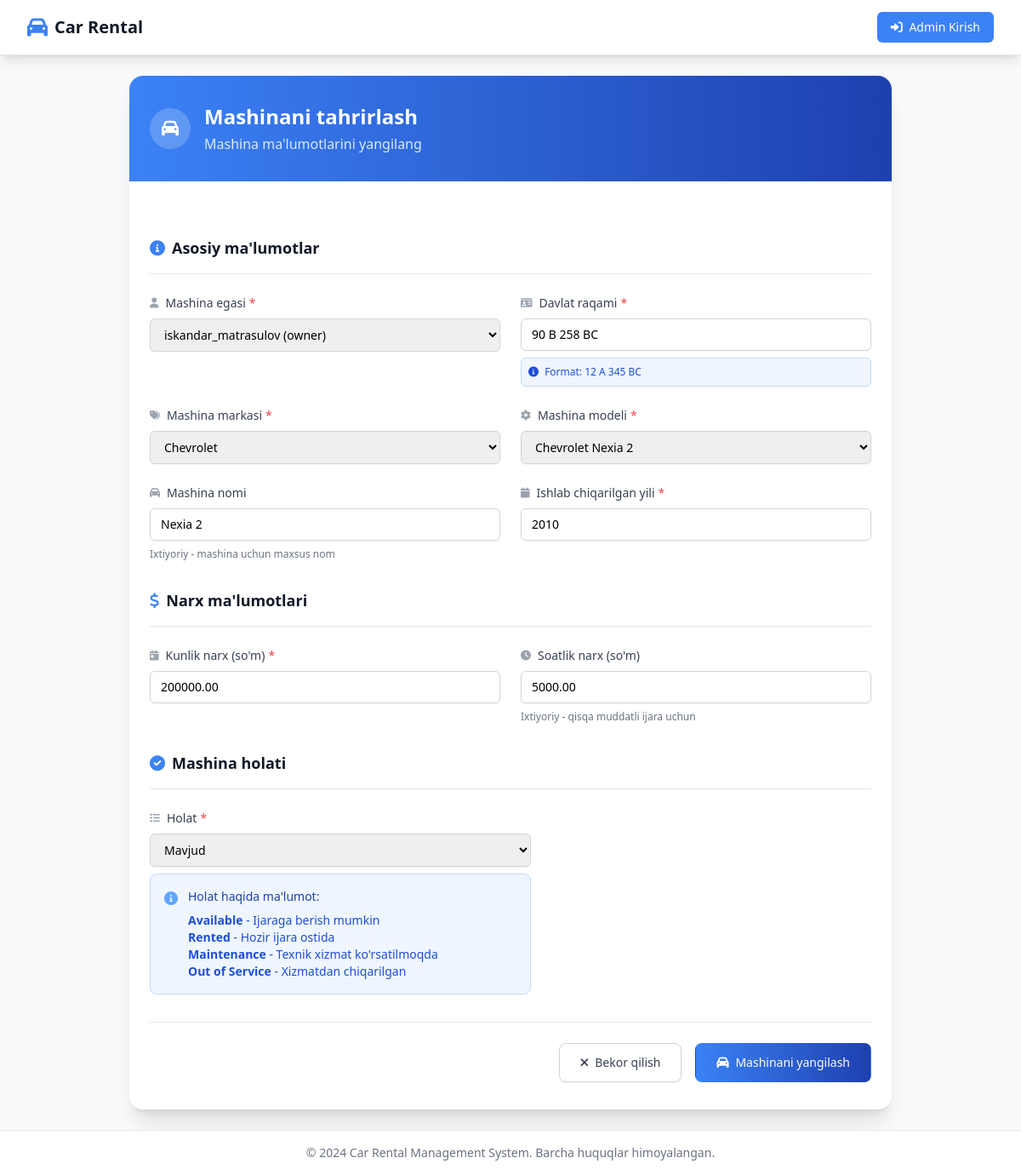
/vehicles/5/edit/, run on the app's committed database.
### vehicles/models.py (models this page shows, shortened)
class Vehicle(models.Model):
    STATUS_CHOICES = [
        ("inactive", "Faol emas"),
        ("available", "Mavjud"),
        ("rented", "Ijaraga berilgan"),
        ("maintenance", "Ta'mirda"),
    ]
    owner = models.ForeignKey(CustomUser, on_delete=models.CASCADE, related_name="vehicles")
    make = models.ForeignKey(CarMake, on_delete=models.SET_NULL, null=True, blank=True)
    model = models.ForeignKey(CarModel, on_delete=models.SET_NULL, null=True, blank=True)
    name = models.CharField(max_length=200, blank=True)
    plate_number = models.CharField(max_length=20, unique=True, validators=[plate_validator])
    year = models.PositiveSmallIntegerField(null=True, blank=True)
    daily_price = models.DecimalField(max_digits=10, decimal_places=2, default=Decimal("0.00"))
    hourly_price = models.DecimalField(max_digits=10, decimal_places=2, null=True, blank=True)
    status = models.CharField(max_length=20, choices=STATUS_CHOICES, default="inactive")
    created_at = models.DateTimeField(auto_now_add=True)
    updated_at = models.DateTimeField(auto_now=True)
    class Meta:
        ordering = ['-created_at']

### vehicles/views.py (the view, shortened to what this page needs)
# urls.py: path('<int:pk>/edit/', views.VehicleUpdateView.as_view(), name='vehicle_update'),
class VehicleUpdateView(UpdateView):
    model = Vehicle
    form_class = VehicleForm
    template_name = 'vehicles/vehicle_form.html'
    success_url = reverse_lazy('vehicle_list')

### accounts/models.py (called while the page is built)
    def __str__(self):
        return f"{self.username} ({self.role})"

### vehicles/models.py (called while the page is built)
    def __str__(self):
        return self.name

    def __str__(self):
        return f"{self.make.name} {self.name}"

### templates/vehicles/vehicle_form.html (shortened to what this page needs)
{% extends 'base.html' %}
{% block content %}
<div class="max-w-4xl mx-auto">
    <div class="bg-white shadow-xl rounded-2xl overflow-hidden">
        <div class="bg-gradient-to-r from-primary to-secondary px-6 py-8">
            <div class="flex items-center">
                <div class="flex-shrink-0">
                    <div class="w-12 h-12 bg-white bg-opacity-20 rounded-full flex items-center justify-center">
                        <i class="fas fa-car text-white text-xl"></i>
                    </div>
                </div>
                <div class="ml-4">
                    <h1 class="text-2xl font-bold text-white">
                        {% if object %}Mashinani tahrirlash{% else %}Yangi mashina qo'shish{% endif %}
                    </h1>
                    <p class="text-blue-100 mt-1">
                        {% if object %}Mashina ma'lumotlarini yangilang{% else %}Yangi mashina ma'lumotlarini to'ldiring{% endif %}
                    </p>
                </div>
            </div>
        </div>
        <div class="px-6 py-8">
            <form method="post" class="space-y-8">
                <div class="space-y-6">
                    <div class="border-b border-gray-200 pb-4">
                        <h3 class="text-lg font-semibold text-gray-900 flex items-center">
                            <i class="fas fa-info-circle text-primary mr-2"></i>
                            Asosiy ma'lumotlar
                        </h3>
                    </div>
                    <div class="grid grid-cols-1 gap-6 sm:grid-cols-2">
                        <div class="space-y-2">
                            <label for="{{ form.owner.id_for_label }}" class="block text-sm font-medium text-gray-700 flex items-center">
                                <i class="fas fa-user text-gray-400 mr-2 text-xs"></i>
                                Mashina egasi
                                <span class="text-red-500 ml-1">*</span>
                            </label>
                            <div class="relative">
                                {{ form.owner }}
                            </div>
                        </div>
                        <div class="space-y-2">
                            <label for="{{ form.plate_number.id_for_label }}" class="block text-sm font-medium text-gray-700 flex items-center">
                                <i class="fas fa-id-card text-gray-400 mr-2 text-xs"></i>
                                Davlat raqami
                                <span class="text-red-500 ml-1">*</span>
                            </label>
                            <div class="relative">
                                {{ form.plate_number }}
                            </div>
                            <div class="bg-blue-50 border border-blue-200 rounded-md p-2">
                                <p class="text-xs text-blue-700">
                                    <i class="fas fa-info-circle mr-1"></i>
                                    Format: 12 A 345 BC
                                </p>
                            </div>
                        </div>
                    </div>
                    <div class="grid grid-cols-1 gap-6 sm:grid-cols-2">
                        <div class="space-y-2">
                            <label for="{{ form.make.id_for_label }}" class="block text-sm font-medium text-gray-700 flex items-center">
                                <i class="fas fa-tags text-gray-400 mr-2 text-xs"></i>
                                Mashina markasi
                                <span class="text-red-500 ml-1">*</span>
                            </label>
                            <div class="relative">
                                {{ form.make }}
                            </div>
                        </div>
                        <div class="space-y-2">
                            <label for="{{ form.model.id_for_label }}" class="block text-sm font-medium text-gray-700 flex items-center">
                                <i class="fas fa-cog text-gray-400 mr-2 text-xs"></i>
                                Mashina modeli
                                <span class="text-red-500 ml-1">*</span>
                            </label>
                            <div class="relative">
                                {{ form.model }}
                            </div>
                        </div>
                    </div>
                    <div class="grid grid-cols-1 gap-6 sm:grid-cols-2">
                        <div class="space-y-2">
                            <label for="{{ form.name.id_for_label }}" class="block text-sm font-medium text-gray-700 flex items-center">
                                <i class="fas fa-car text-gray-400 mr-2 text-xs"></i>
                                Mashina nomi
                            </label>
                            <div class="relative">
                                {{ form.name }}
                            </div>
                            <p class="text-xs text-gray-500">Ixtiyoriy - mashina uchun maxsus nom</p>
                        </div>
                        <div class="space-y-2">
                            <label for="{{ form.year.id_for_label }}" class="block text-sm font-medium text-gray-700 flex items-center">
                                <i class="fas fa-calendar text-gray-400 mr-2 text-xs"></i>
                                Ishlab chiqarilgan yili
                                <span class="text-red-500 ml-1">*</span>
                            </label>
                            <div class="relative">
                                {{ form.year }}
                            </div>
                        </div>
                    </div>
                </div>
                <div class="space-y-6">
                    <div class="border-b border-gray-200 pb-4">
                        <h3 class="text-lg font-semibold text-gray-900 flex items-center">
                            <i class="fas fa-dollar-sign text-primary mr-2"></i>
                            Narx ma'lumotlari
                        </h3>
                    </div>
                    <div class="grid grid-cols-1 gap-6 sm:grid-cols-2">
                        <div class="space-y-2">
                            <label for="{{ form.daily_price.id_for_label }}" class="block text-sm font-medium text-gray-700 flex items-center">
                                <i class="fas fa-calendar-day text-gray-400 mr-2 text-xs"></i>
                                Kunlik narx (so'm)
                                <span class="text-red-500 ml-1">*</span>
                            </label>
                            <div class="relative">
                                {{ form.daily_price }}
                            </div>
                        </div>
                        <div class="space-y-2">
                            <label for="{{ form.hourly_price.id_for_label }}" class="block text-sm font-medium text-gray-700 flex items-center">
                                <i class="fas fa-clock text-gray-400 mr-2 text-xs"></i>
                                Soatlik narx (so'm)
                            </label>
                            <div class="relative">
                                {{ form.hourly_price }}
                            </div>
                            <p class="text-xs text-gray-500">Ixtiyoriy - qisqa muddatli ijara uchun</p>
                        </div>
                    </div>
                </div>
                <div class="space-y-6">
                    <div class="border-b border-gray-200 pb-4">
                        <h3 class="text-lg font-semibold text-gray-900 flex items-center">
                            <i class="fas fa-check-circle text-primary mr-2"></i>
                            Mashina holati
                        </h3>
                    </div>
                    <div class="space-y-2">
                        <label for="{{ form.status.id_for_label }}" class="block text-sm font-medium text-gray-700 flex items-center">
                            <i class="fas fa-list text-gray-400 mr-2 text-xs"></i>
                            Holat
                            <span class="text-red-500 ml-1">*</span>
                        </label>
                        <div class="relative max-w-md">
                            {{ form.status }}
                        </div>
                        <div class="bg-blue-50 border border-blue-200 rounded-lg p-4 max-w-md">
                            <div class="flex items-start">
                                <div class="flex-shrink-0">
                                    <i class="fas fa-info-circle text-blue-400"></i>
                                </div>
                                <div class="ml-3">
                                    <h4 class="text-sm font-medium text-blue-800">Holat haqida ma'lumot:</h4>
                                    <div class="mt-2 text-sm text-blue-700">
                                        <p><span class="font-semibold">Available</span> - Ijaraga berish mumkin</p>
                                        <p><span class="font-semibold">Rented</span> - Hozir ijara ostida</p>
                                        <p><span class="font-semibold">Maintenance</span> - Texnik xizmat ko'rsatilmoqda</p>
                                        <p><span class="font-semibold">Out of Service</span> - Xizmatdan chiqarilgan</p>
                                    </div>
                                </div>
                            </div>
                        </div>
                    </div>
                </div>
                <div class="flex justify-end space-x-4 pt-6 border-t border-gray-200">
                    <a href="{% url 'vehicle_list' %}" class="inline-flex items-center justify-center px-6 py-3 border border-gray-300 shadow-sm text-sm font-medium rounded-lg text-gray-700 bg-white hover:bg-gray-50 focus:outline-none focus:ring-2 focus:ring-offset-2 focus:ring-primary transition-colors duration-200">
                        <i class="fas fa-times mr-2"></i>
                        Bekor qilish
                    </a>
                    <button type="submit" class="inline-flex items-center justify-center px-6 py-3 border border-transparent shadow-sm text-sm font-medium rounded-lg text-white bg-gradient-to-r from-primary to-secondary hover:from-secondary hover:to-primary focus:outline-none focus:ring-2 focus:ring-offset-2 focus:ring-primary transition-all duration-200 transform hover:scale-105">
                        <i class="fas fa-car mr-2"></i>
                        {% if object %}Mashinani yangilash{% else %}Mashinani qo'shish{% endif %}
                    </button>
                </div>
            </form>
        </div>
    </div>
</div>
{% endblock %}

### templates/base.html (style rules this page uses)
input[type="text"], input[type="email"], input[type="password"], select { transition: all 0.2s ease-in-out; }

### data on the page
Vehicle: owner "iskandar_matrasulov (owner)", plate_number "90 B 258 BC", make "Chevrolet", model "Chevrolet Nexia 2", name "Nexia 2", year "2010", daily_price "200000.00", hourly_price "5000.00", status "Mavjud"
